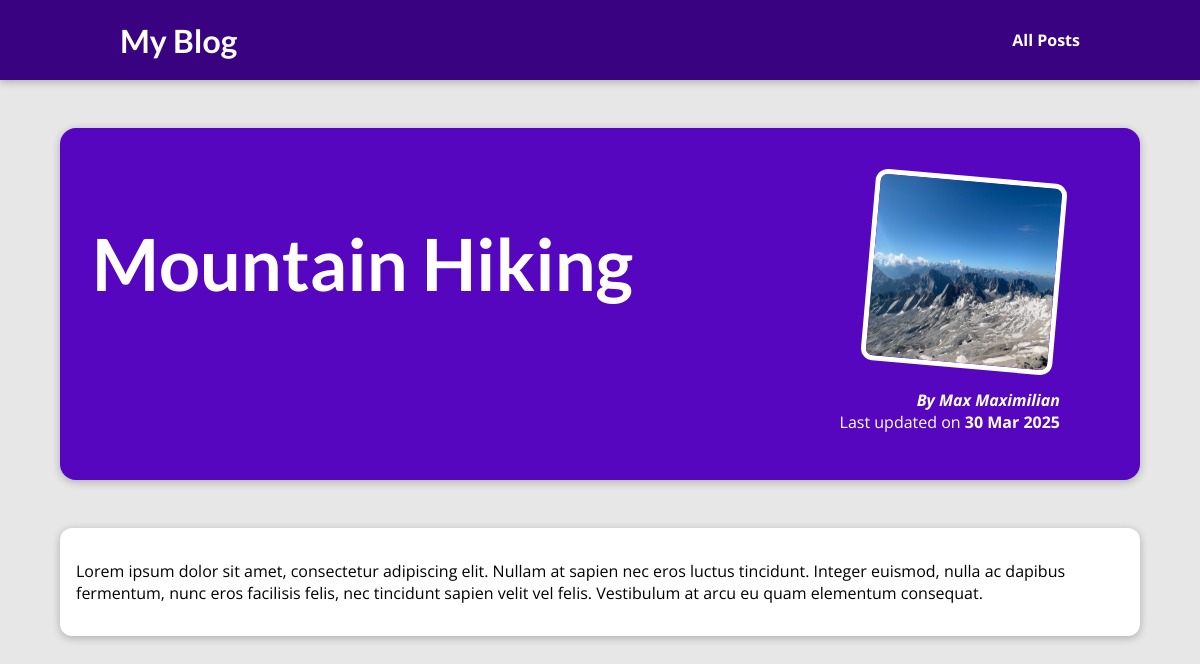
The app's page /posts/mountain-hiking with its own data.
### blog/models.py (models this page shows)
class Post(models.Model):
    title = models.CharField(max_length=150)
    excerpt = models.CharField(max_length=200)
    image_name = models.CharField(max_length=100)
    date = models.DateField(auto_now=True)
    slug = models.SlugField(unique=True)
    content = models.TextField(validators=[MinLengthValidator(10)])
    author = models.ForeignKey(Author, on_delete=models.SET_NULL, null=True, related_name="posts")
    tags = models.ManyToManyField(Tag)

class Author(models.Model):
    first_name = models.CharField(max_length=100)
    last_name = models.CharField(max_length=100)
    email_address = models.EmailField()
    def full_name(self):
        return f"{self.first_name} {self.last_name}"
    def __str__(self):
        return self.full_name()

### blog/views.py (the view)
# urls.py: path("posts/<slug:slug>", views.post_detail, name="post-detail-page")
def post_detail(request, slug):
    identified_post = get_object_or_404(Post, slug=slug)
    return render(request, "blog/post-detail.html", {
      "post": identified_post
    })

### blog/templates/blog/post-detail.html (shortened to what this page needs)
{% extends "base.html" %}
{% load static %}
{% block css_files %}
<link rel="stylesheet" href="{% static "blog/post-detail.css" %}" />
{% endblock %}
{% block content %}
<section id="summary">
  <h2>{{ post.title }}</h2>
  <article>
    <img src="{% static "blog/images/"|add:post.image_name %}" alt="{{ post.title }}" />
    <address>By {{ post.author }}</address>
    <div>Last updated on <time>{{ post.date|date:"d M Y" }}</time></div>
  </article>
</section>
<main>
  {{ post.content|linebreaks }}
</main>
{% endblock %}

### static/app.css (style rules this page uses)
* { box-sizing: border-box; }
html { font-family: 'Open Sans', 'Lato', sans-serif; }
body { margin: 0; }
h1, h2, h3 { font-family: 'Lato', sans-serif; font-weight: bold; }

### blog/static/blog/post-detail.css (style rules this page uses)
body { background-color: #e7e7e7; }
#summary { margin: 8rem auto 3rem auto; padding: 2rem; width: 90%; max-width: 90rem; border-radius: 16px; background-color: #5706c0; position: relative; box-shadow: 0 2px 8px rgba(0, 0, 0, 0.25); height: 22rem; }
#summary h2 { color: white; font-size: 4.5rem; }
#summary article { position: absolute; top: 2rem; right: 3rem; padding: 1rem 2rem; border-radius: 12px; text-align: right; color: white; }
#summary article img { width: 12rem; height: 12rem; border-radius: 12px; transform: rotateZ(5deg); border: 5px solid white; margin-bottom: 1rem; }
#summary address { font-weight: bold; }
#summary time { font-weight: bold; }
main { width: 90%; max-width: 90rem; margin: 3rem auto; background-color: white; padding: 1rem; border-radius: 12px; box-shadow: 0 2px 8px rgba(0, 0, 0, 0.25); }

### records on screen
Post: title "Mountain Hiking", image_name (picture), author "Max Maximilian", date "30 Mar 2025", content "Lorem ipsum dolor sit amet, consectetur adipiscing elit. Nullam at sapien nec eros luctus tincidunt. Integer euismod, nulla ac dapibus fermentum, nunc eros facilisis felis, nec tincidunt sapien velit vel felis. Vestibulum at arcu eu quam elementum consequat."
